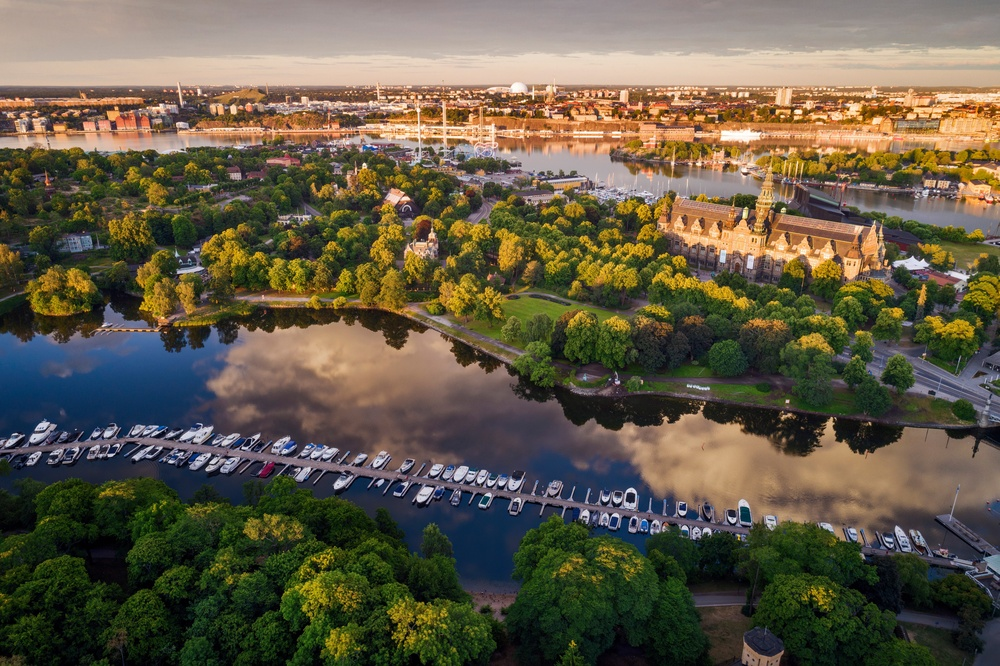
#> input picture Deep_Learning/Day_1/image.jpg, 1000 x 666 px, shrunk from 2480 x 1652 before the run, found by its file name
$ python image_lab.py
#> lines starting #> are read from the running program, lines starting #| are printed output that depends on the picture; after the words box and inside, x2 and y2 are one past the last pixel; in counts of white or black regions, pixels touching at a corner belong together
import cv2
import numpy as np
import matplotlib.pyplot as plt

img = cv2.imread(r"D:\Lexicon_Labs\Deep_Learning\Day_1\image.jpg", cv2.IMREAD_COLOR)
#> img is the input picture: shape (666, 1000, 3); mean B, G, R 71.3, 90.9, 99.3

#checking  if the image was loaded successfully
if img is None:
    print("Error: Image not found or cannot be loaded.")
    exit()

print("Image shape:", img.shape)  # (height, width, channels)
#| Image shape: (666, 1000, 3)

# Questions:
# The three values in shape represent: (height, width, channels)
# height -> number of rows
# width -> number of columns
# channels -> number of color channels (BGR)

print("Image data type:", img.dtype)
#| Image data type: uint8

# Access pixel at (y=50, x=100) (row=50, col=100)
pixel = img[50, 100]
#> pixel = [161, 170, 184]
print("Original pixel value at (50,100):", pixel)
#| Original pixel value at (50,100): [161 170 184]

img[50, 100] = [0., 0, 255]
#> img: shape (666, 1000, 3); under 0.01% of pixels changed, all inside (x1, y1, x2, y2) = (100, 50, 101, 51)
cv2.imshow("Updated Image", img)
cv2.waitKey(0)
cv2.destroyAllWindows()

# Questions:
# In OpenCV, colors are stored in BGR order
# Setting all values to maximum [255,255,255] -> white pixel
# Setting all values to zero [0,0,0] -> black pixel

img[50:150, 50:150] = [0, 255, 0]  # green
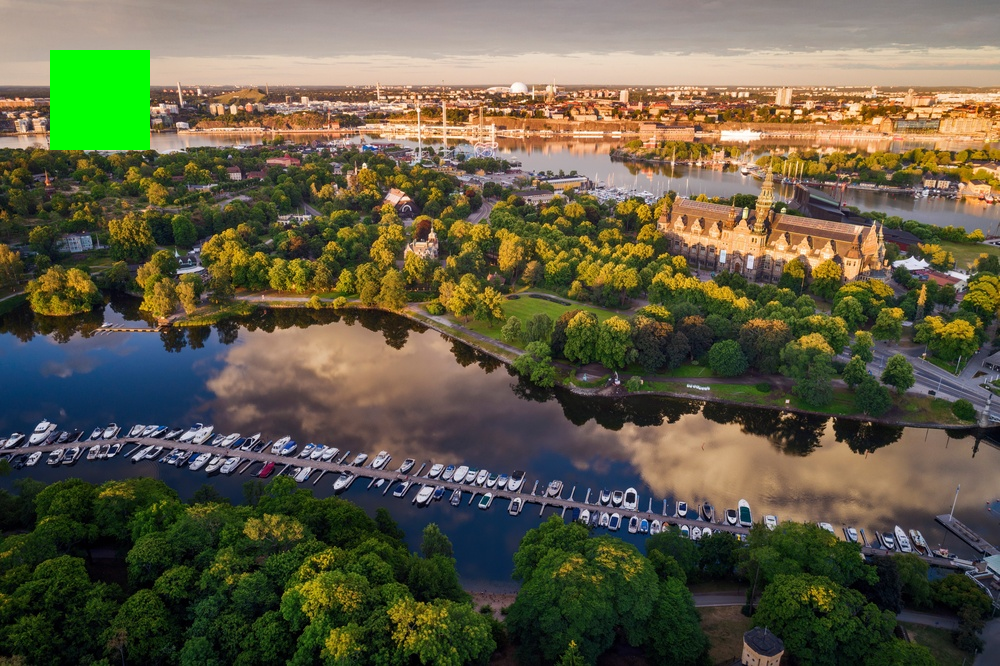
#> img: shape (666, 1000, 3); mean B, G, R 69.5, 92.6, 96.6

cv2.imshow("Modified Region", img)
cv2.waitKey(0)
cv2.destroyAllWindows()

# Questions:
# Slicing in NumPy: img[start_row:end_row, start_col:end_col]
# Row range is vertical (height)
# Column range  is horizontal (width)
# All channels are modified unless specified
